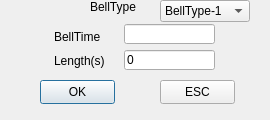
<ui version="4.0" >
 <class>BellSetOne</class>
 <widget class="QDialog" name="BellSetOne" >
  <property name="geometry" >
   <rect>
    <x>0</x>
    <y>0</y>
    <width>270</width>
    <height>120</height>
   </rect>
  </property>
  <property name="windowTitle" >
   <string>Dialog</string>
  </property>
  <widget class="QLabel" name="lblBackground" >
   <property name="geometry" >
    <rect>
     <x>0</x>
     <y>0</y>
     <width>270</width>
     <height>120</height>
    </rect>
   </property>
   <property name="text" >
    <string/>
   </property>
   <property name="pixmap" >
    <pixmap resource="../sb3000.qrc" >:/images/res/bg-inputbox.png</pixmap>
   </property>
   <property name="scaledContents" >
    <bool>true</bool>
   </property>
  </widget>
  <widget class="QPushButton" name="btnOK" >
   <property name="geometry" >
    <rect>
     <x>40</x>
     <y>80</y>
     <width>75</width>
     <height>24</height>
    </rect>
   </property>
   <property name="text" >
    <string>OK</string>
   </property>
  </widget>
  <widget class="QPushButton" name="btnESC" >
   <property name="geometry" >
    <rect>
     <x>160</x>
     <y>80</y>
     <width>75</width>
     <height>24</height>
    </rect>
   </property>
   <property name="text" >
    <string>ESC</string>
   </property>
  </widget>
  <widget class="QLabel" name="lblBellTime" >
   <property name="geometry" >
    <rect>
     <x>54</x>
     <y>30</y>
     <width>70</width>
     <height>14</height>
    </rect>
   </property>
   <property name="text" >
    <string>BellTime</string>
   </property>
  </widget>
  <widget class="QLabel" name="lblBellLength" >
   <property name="geometry" >
    <rect>
     <x>54</x>
     <y>53</y>
     <width>70</width>
     <height>16</height>
    </rect>
   </property>
   <property name="text" >
    <string>Length(s)</string>
   </property>
  </widget>
  <widget class="QLabel" name="lblBellType" >
   <property name="geometry" >
    <rect>
     <x>90</x>
     <y>0</y>
     <width>70</width>
     <height>14</height>
    </rect>
   </property>
   <property name="text" >
    <string>BellType</string>
   </property>
  </widget>
  <widget class="QLineEdit" name="txtBellTime" >
   <property name="geometry" >
    <rect>
     <x>124</x>
     <y>24</y>
     <width>91</width>
     <height>20</height>
    </rect>
   </property>
   <property name="inputMask" >
    <string/>
   </property>
  </widget>
  <widget class="QLineEdit" name="txtBellLength" >
   <property name="geometry" >
    <rect>
     <x>124</x>
     <y>50</y>
     <width>91</width>
     <height>20</height>
    </rect>
   </property>
   <property name="text" >
    <string>0</string>
   </property>
   <property name="maxLength" >
    <number>3</number>
   </property>
  </widget>
  <widget class="QComboBox" name="comboBellType" >
   <property name="geometry" >
    <rect>
     <x>160</x>
     <y>0</y>
     <width>90</width>
     <height>22</height>
    </rect>
   </property>
   <item>
    <property name="text" >
     <string>BellType-1</string>
    </property>
   </item>
  </widget>
 </widget>
 <tabstops>
  <tabstop>txtBellTime</tabstop>
  <tabstop>txtBellLength</tabstop>
  <tabstop>comboBellType</tabstop>
  <tabstop>btnOK</tabstop>
  <tabstop>btnESC</tabstop>
 </tabstops>
 <resources>
  <include location="../sb3000.qrc" />
 </resources>
 <connections/>
</ui>
